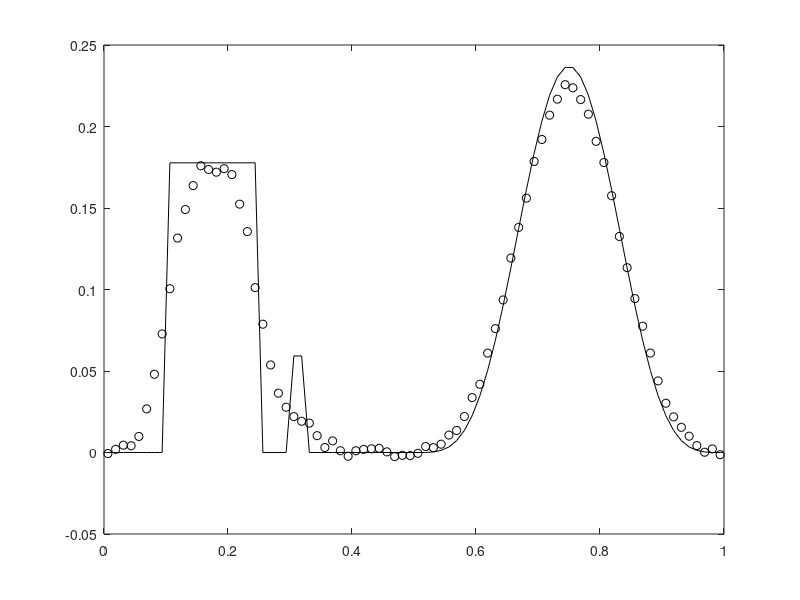

The MATLAB script that drew this image: (Note: this script raises an error after producing the figure.)
%  
%  1d image deblurring with independent increment IGMRF prior: 
%  spatially dependent weights are computed iteratively using 
%  Algorithm 4.1; regularization parameter is computed using GCV. 
%  Then the resulting Gaussian posterior density function is sampled 
%  using the Cholesky factorization of the matrix. 
%
%  Once the samples are computed, the sample mean is used as an estimator 
%  of the unknown image and empirical quantiles are used to compute 95%
%  credibility intervals for every unknown. 
% 
%  written by John Bardsley 2016.
%
%  This m-file was used to generate a plot in Chapter 5 of the book.
clear all, close all
n = 80; % No. of grid points 
h = 1/n;
t = [h/2:h:1-h/2]';
sig = .03; % Kernel width sigma
kernel = (1/sqrt(2*pi)/sig) * exp(-(t-h/2).^2/2/sig^2);
A = toeplitz(kernel)*h;

% Next, set up true solution x_true and data b = A*x_true + error.
x_true = 50*(.75*(.1<t&t<.25) + .25*(.3<t&t<.32) + (.5<t&t<1).*sin(2*pi*t).^4);
x_true = x_true/norm(x_true);
Ax = A*x_true;
err_lev = 2; % Percent error in data
sigma = err_lev/100 * norm(Ax) / sqrt(n);
eta =  sigma * randn(n,1);
b = Ax + eta;
figure(1),
plot(t,x_true,'k',t,b,'ko')

% First derivative matrix D for the increments with Neumann BC
D      = spdiags([-ones(n,1) ones(n,1)],[0 1],n-1,n);

% Edge-preserving reconstruction algorithm as defined in Algorithm 4.1.
niters = 10; % number of iterations of Algorithm 4.1
for i=1:niters
    % Compute the weight matrix.
    if i==1, G = speye(n-1,n-1);
    else,    G = diag(1./sqrt((D*xalpha).^2+.001)); end
    % Define the prior precision.
    L = D'*G*D;
    % Compute GCV choice of alpha.
    RegFun = @(a) norm(A*((A'*A+(10^a)*L)\(A'*b))-b)^2/(n-trace(A*((A'*A+(10^a)*L)\A')))^2;
    alpha  = 10^fminbnd(RegFun,-16,0);
    % Compute the Tikhonov regularized solution.
    xalpha = (A'*A+alpha*L)\(A'*b);
    fprintf('iteration = %d\n',i)
end

% Sample from the posterior with prior precision outputed by Algorithm 4.1
% First, estimate lambda and delta and compute xMAP.
lambda  = 1/var(b-A*xalpha);
delta   = alpha*lambda;
R       = chol(lambda*A'*A + delta*L);
xMAP    = R\(R'\(lambda*A'*b));
% Next, sample from the posterior p(x|b,\lambda,delta)
nsamps  = 1000;
xsamp   = repmat(xMAP,1,nsamps) + R\randn(n,nsamps);
% Finally, compute the mean and 95% credibility intervals and plot.
xmean   = mean(xsamp,2);
xquants = plims(xsamp',[0.025,0.975])';
figure(2)
plot(t,x_true,'b-',t,xquants(:,1),'k--',t,xquants(:,2),'k--',t,xmean,'k-')